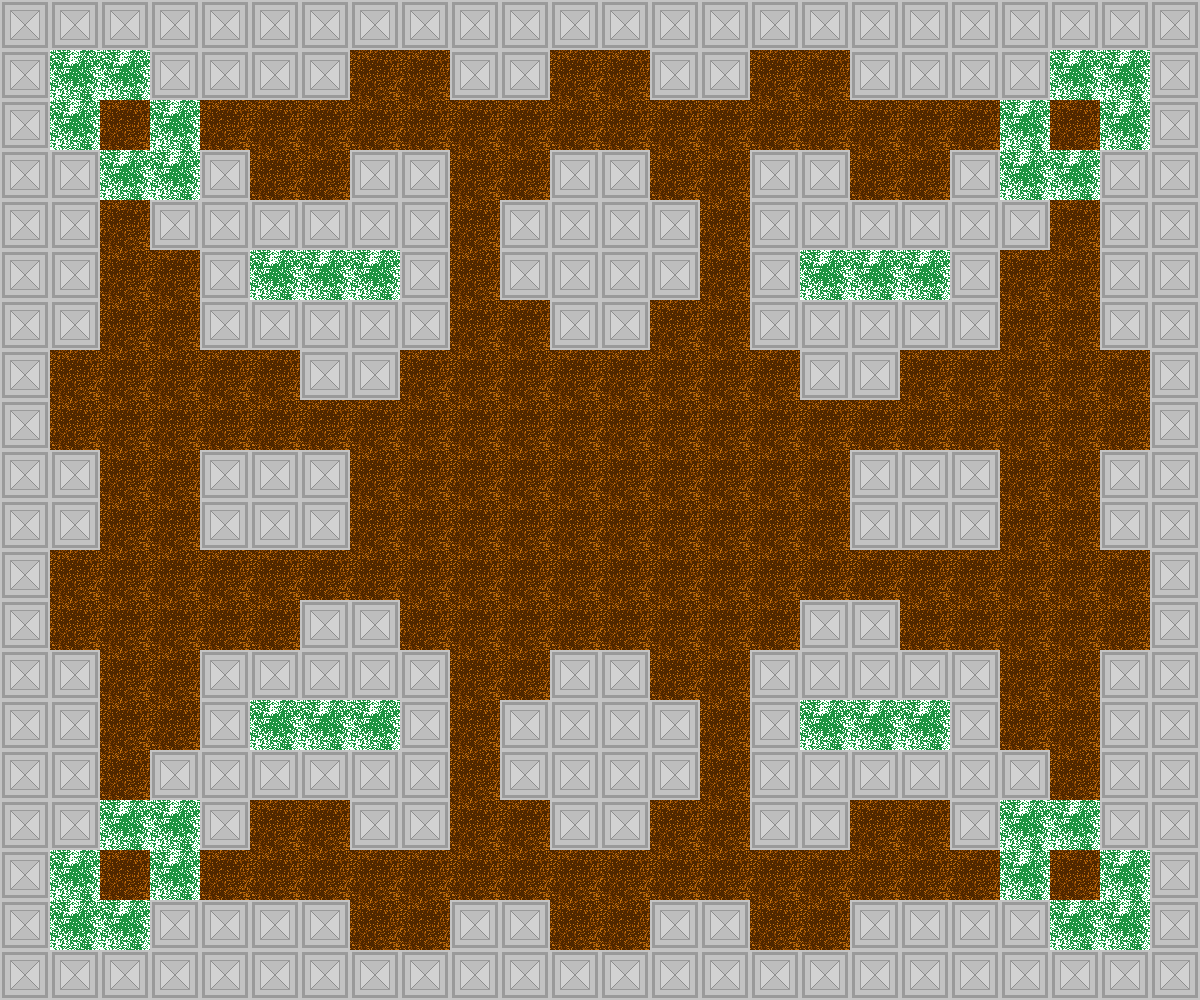

Below is a game level as drawn by its tile map, then a one-line description and the .tmx file that defines it, in full:
An orthogonal 24x20 tile map with 50x50 px tiles, 3 tile layers (Ground & Obstacles, Guns & Entities, Bushes).

<map version="1.2" tiledversion="1.2.3" orientation="orthogonal" renderorder="right-down" width="24" height="20" tilewidth="50" tileheight="50" infinite="0" nextlayerid="4" nextobjectid="1">
 <tileset firstgid="1" source="Map.tsx" />
 <layer id="1" name="Ground &amp; Obstacles" width="24" height="20">
  <data encoding="csv">
2,2,2,2,2,2,2,2,2,2,2,2,2,2,2,2,2,2,2,2,2,2,2,2,
2,3,3,2,2,2,2,3,3,2,2,3,3,2,2,3,3,2,2,2,2,3,3,2,
2,3,3,3,3,3,3,3,3,3,3,3,3,3,3,3,3,3,3,3,3,3,3,2,
2,2,3,3,2,3,3,2,2,3,3,2,2,3,3,2,2,3,3,2,3,3,2,2,
2,2,3,2,2,2,2,2,2,3,2,2,2,2,3,2,2,2,2,2,2,3,2,2,
2,2,3,3,2,3,3,3,2,3,2,2,2,2,3,2,3,3,3,2,3,3,2,2,
2,2,3,3,2,2,2,2,2,3,3,2,2,3,3,2,2,2,2,2,3,3,2,2,
2,3,3,3,3,3,2,2,3,3,3,3,3,3,3,3,2,2,3,3,3,3,3,2,
2,3,3,3,3,3,3,3,3,3,3,3,3,3,3,3,3,3,3,3,3,3,3,2,
2,2,3,3,2,2,2,3,3,3,3,3,3,3,3,3,3,2,2,2,3,3,2,2,
2,2,3,3,2,2,2,3,3,3,3,3,3,3,3,3,3,2,2,2,3,3,2,2,
2,3,3,3,3,3,3,3,3,3,3,3,3,3,3,3,3,3,3,3,3,3,3,2,
2,3,3,3,3,3,2,2,3,3,3,3,3,3,3,3,2,2,3,3,3,3,3,2,
2,2,3,3,2,2,2,2,2,3,3,2,2,3,3,2,2,2,2,2,3,3,2,2,
2,2,3,3,2,3,3,3,2,3,2,2,2,2,3,2,3,3,3,2,3,3,2,2,
2,2,3,2,2,2,2,2,2,3,2,2,2,2,3,2,2,2,2,2,2,3,2,2,
2,2,3,3,2,3,3,2,2,3,3,2,2,3,3,2,2,3,3,2,3,3,2,2,
2,3,3,3,3,3,3,3,3,3,3,3,3,3,3,3,3,3,3,3,3,3,3,2,
2,3,3,2,2,2,2,3,3,2,2,3,3,2,2,3,3,2,2,2,2,3,3,2,
2,2,2,2,2,2,2,2,2,2,2,2,2,2,2,2,2,2,2,2,2,2,2,2
</data>
 </layer>
 <layer id="2" name="Guns &amp; Entities" width="24" height="20">
  <data encoding="csv">
0,0,0,0,0,0,0,0,0,0,0,0,0,0,0,0,0,0,0,0,0,0,0,0,
0,0,0,0,0,0,0,0,0,0,0,0,0,0,0,0,0,0,0,0,0,0,0,0,
0,0,0,0,0,0,0,0,0,0,0,0,0,0,0,0,0,0,0,0,0,0,0,0,
0,0,0,0,0,0,0,0,0,0,0,0,0,0,0,0,0,0,0,0,0,0,0,0,
0,0,0,0,0,0,0,0,0,0,0,0,0,0,0,0,0,0,0,0,0,0,0,0,
0,0,0,0,0,0,0,0,0,0,0,0,0,0,0,0,0,0,0,0,0,0,0,0,
0,0,0,0,0,0,0,0,0,0,0,0,0,0,0,0,0,0,0,0,0,0,0,0,
0,0,0,0,0,0,0,0,0,0,0,0,0,0,0,0,0,0,0,0,0,0,0,0,
0,0,0,0,0,0,0,0,0,0,0,0,0,0,0,0,0,0,0,0,0,0,0,0,
0,0,0,0,0,0,0,0,0,0,0,0,0,0,0,0,0,0,0,0,0,0,0,0,
0,0,0,0,0,0,0,0,0,0,0,0,0,0,0,0,0,0,0,0,0,0,0,0,
0,0,0,0,0,0,0,0,0,0,0,0,0,0,0,0,0,0,0,0,0,0,0,0,
0,0,0,0,0,0,0,0,0,0,0,0,0,0,0,0,0,0,0,0,0,0,0,0,
0,0,0,0,0,0,0,0,0,0,0,0,0,0,0,0,0,0,0,0,0,0,0,0,
0,0,0,0,0,0,0,0,0,0,0,0,0,0,0,0,0,0,0,0,0,0,0,0,
0,0,0,0,0,0,0,0,0,0,0,0,0,0,0,0,0,0,0,0,0,0,0,0,
0,0,0,0,0,0,0,0,0,0,0,0,0,0,0,0,0,0,0,0,0,0,0,0,
0,0,0,0,0,0,0,0,0,0,0,0,0,0,0,0,0,0,0,0,0,0,0,0,
0,0,0,0,0,0,0,0,0,0,0,0,0,0,0,0,0,0,0,0,0,0,0,0,
0,0,0,0,0,0,0,0,0,0,0,0,0,0,0,0,0,0,0,0,0,0,0,0
</data>
 </layer>
 <layer id="3" name="Bushes" width="24" height="20">
  <data encoding="csv">
0,0,0,0,0,0,0,0,0,0,0,0,0,0,0,0,0,0,0,0,0,0,0,0,
0,1,1,0,0,0,0,0,0,0,0,0,0,0,0,0,0,0,0,0,0,1,1,0,
0,1,0,1,0,0,0,0,0,0,0,0,0,0,0,0,0,0,0,0,1,0,1,0,
0,0,1,1,0,0,0,0,0,0,0,0,0,0,0,0,0,0,0,0,1,1,0,0,
0,0,0,0,0,0,0,0,0,0,0,0,0,0,0,0,0,0,0,0,0,0,0,0,
0,0,0,0,0,1,1,1,0,0,0,0,0,0,0,0,1,1,1,0,0,0,0,0,
0,0,0,0,0,0,0,0,0,0,0,0,0,0,0,0,0,0,0,0,0,0,0,0,
0,0,0,0,0,0,0,0,0,0,0,0,0,0,0,0,0,0,0,0,0,0,0,0,
0,0,0,0,0,0,0,0,0,0,0,0,0,0,0,0,0,0,0,0,0,0,0,0,
0,0,0,0,0,0,0,0,0,0,0,0,0,0,0,0,0,0,0,0,0,0,0,0,
0,0,0,0,0,0,0,0,0,0,0,0,0,0,0,0,0,0,0,0,0,0,0,0,
0,0,0,0,0,0,0,0,0,0,0,0,0,0,0,0,0,0,0,0,0,0,0,0,
0,0,0,0,0,0,0,0,0,0,0,0,0,0,0,0,0,0,0,0,0,0,0,0,
0,0,0,0,0,0,0,0,0,0,0,0,0,0,0,0,0,0,0,0,0,0,0,0,
0,0,0,0,0,1,1,1,0,0,0,0,0,0,0,0,1,1,1,0,0,0,0,0,
0,0,0,0,0,0,0,0,0,0,0,0,0,0,0,0,0,0,0,0,0,0,0,0,
0,0,1,1,0,0,0,0,0,0,0,0,0,0,0,0,0,0,0,0,1,1,0,0,
0,1,0,1,0,0,0,0,0,0,0,0,0,0,0,0,0,0,0,0,1,0,1,0,
0,1,1,0,0,0,0,0,0,0,0,0,0,0,0,0,0,0,0,0,0,1,1,0,
0,0,0,0,0,0,0,0,0,0,0,0,0,0,0,0,0,0,0,0,0,0,0,0
</data>
 </layer>
</map>
